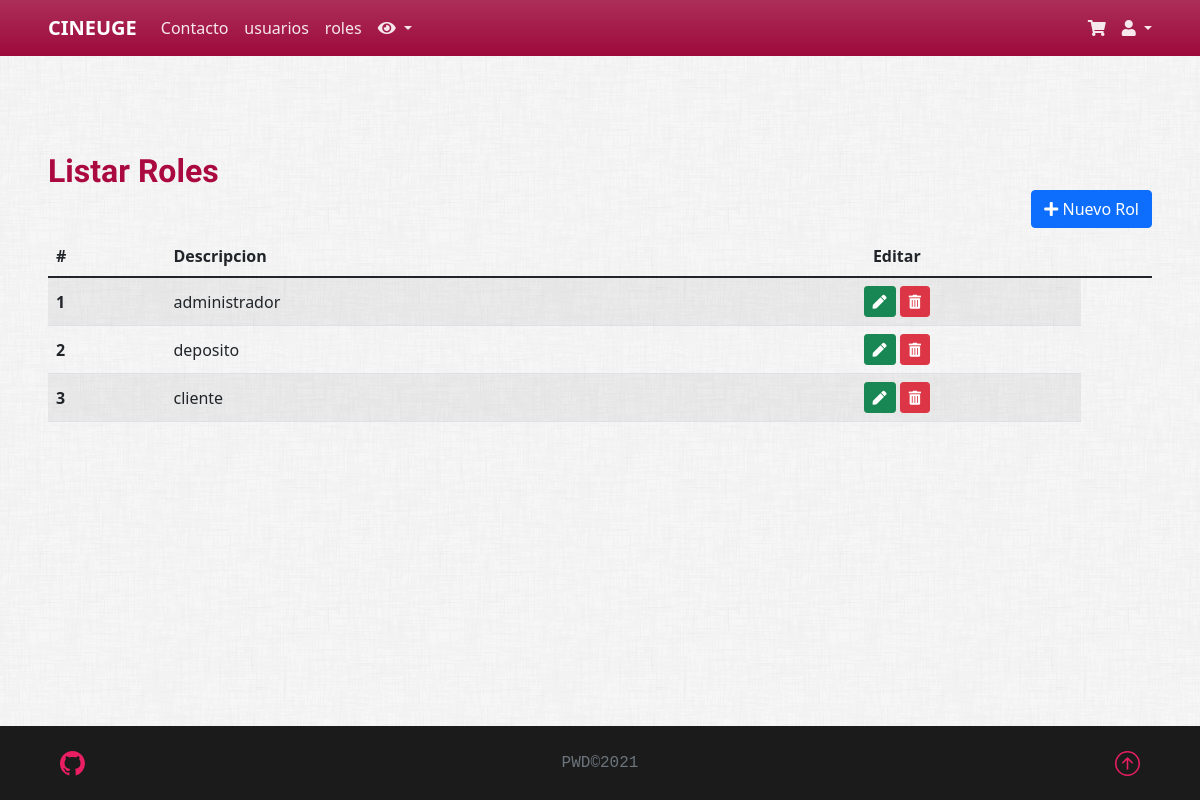
Page /vista/pages/roles/listar.php (signed in) on the committed database.
### tables this page shows
CREATE TABLE `rol` (
  `idrol` bigint(20) NOT NULL,
  `rodescripcion` varchar(50) NOT NULL
);

### Modelo/Rol.php (called while the page is built, shortened)
<?php
class Rol
{
    private $idrol;
    private $roldescripcion;
    public function __construct()
    {
        $this->idrol = "";
        $this->roldescripcion = "";
    }
    public function getidrol()
    {
        return $this->idrol;
    }
    public function getroldescripcion()
    {
        return $this->roldescripcion;
    }
    public function setidrol($valor)
    {
        $this->idrol = $valor;
    }
    public function setroldescripcion($valor)
    {
        $this->roldescripcion = $valor;
    }
    public static function listar($parametro = "")
    {
        $arreglo = array();
        $base = new BaseDatos();
        $sql = "SELECT * FROM rol ";
        if ($parametro != "") {
            $sql .= 'WHERE ' . $parametro;
        }
        $res = $base->Ejecutar($sql);
        if ($res > -1) {
            if ($res > 0) {
                while ($row = $base->Registro()) {
                    $obj = new Rol();
                    $obj->setear($row['idrol'], $row['rodescripcion']);
                    array_push($arreglo, $obj);
                }
            }
        } else {
        }
        return $arreglo;
    }
}

### Modelo/conector/BaseDatos.php (called while the page is built, shortened)
<?php
class BaseDatos extends PDO
{
    private $indice;
    private $resultado;
    public function __construct()
    {
        $this->indice = 0;
    }
    public function setSQL($e)
    {
        return "\n" . $this->sql = $e;
    }
    public function Ejecutar($sql)
    {
        if (stristr($sql, "select")) {
            $resp =  $this->EjecutarSelect($sql);
        }
        return $resp;
    }
    private function EjecutarSelect($sql)
    {
        $cant = -1;
        $resultado = parent::query($sql);
        if (!$resultado) {
            $this->analizarDebug();
        } else {
            $arregloResult = $resultado->fetchAll();
            $cant = count($arregloResult);
        }
        return $cant;
    }
    public function Registro()
    {
        $filaActual = false;
        $indiceActual = $this->getIndice();
        if ($indiceActual >= 0) {
            $filas = $this->getResultado();
            if ($indiceActual < count($filas)) {
                $filaActual =  $filas[$indiceActual];
            } else {
                $this->setIndice(-1);
            }
        }
        return $filaActual;
    }
    private function setIndice($valor)
    {
        $this->indice = $valor;
    }
    private function getIndice()
    {
        return $this->indice;
    }
    private function setResultado($valor)
    {
        $this->resultado = $valor;
    }
    private function getResultado()
    {
        return $this->resultado;
    }
}

### Control/AbmRol.php (called while the page is built, shortened)
<?php
class AbmRol
{
    public function buscar($param)
    {
        $where = " true ";
        $arreglo = Rol::listar($where);
        return $arreglo;
    }
}

### vista/pages/roles/listar.php (the view, shortened to what this page needs)
<?php
include_once("../../estructura/cabecera.php");
$objAbmRol = new AbmRol();
$listaRol = $objAbmRol->buscar(null);
?>
<h2 class="mt-5">Listar Roles</h2>
 <div class="mb-2 d-flex justify-content-end">
    <a class="btn btn-primary" href="nuevo.php" role="button"><i class="fas fa-plus"></i> Nuevo Rol</a>
  </div>
<div class="row mb-5" id="">
  <form id="Rol"  name="Rol" method="POST" action="editar.php" data-toggle="validator">
    <div class="table-responsive">
      <table class="table table-striped">
        <thead>
          <tr>
            <th scope="">#</th>
            <th scope="col">Descripcion</th>
            <th scope="col" class='text-center'>Editar <th>
          </tr>
        </thead>
        <?php
        if (count($listaRol) > 0) {
          echo '<tbody>';
          foreach ($listaRol as $objAbmRol) {
             $id =  $objAbmRol->getidrol();
             $des = $objAbmRol->getroldescripcion();
            echo '<tr class="align-middle">';
            echo '<th scope="row">' . $id. '</th>';
            echo '<td>' . $des .  '</td>';
            echo "<td  class='text-center'>
            <button type='submit' class='btn btn-success btn-sm' value=".$id." name='accion' id='accion'>
            <i class='fa fa-pen'> </i>
            </button>
            <button class='btn btn-danger btn-sm' type='submit' value=".$id." formaction='eliminar.php' name='idrol' id='idrol'>
            <i class='fas fa-trash-alt'></i>
            </button>
            ";
          }
          echo '</tbody>';
          echo '</table>';
        }
        ?>
    </div>
  </form>
</div>
<?php
include_once("../../estructura/pie.php");
?>

### vista/css/estilos.css (style rules this page uses)
body { min-height: 100vh; display: flex; flex-direction: column; background-image: url("../img/dust_scratches.png"); background-color: transparent; }
h1, h2, h3, h4, h5, h6 { margin: 0; font-family: "Kufam"; font-weight: 600; color: #ab0a41; }
.table-responsive { white-space: nowrap; }

### rows in the picture
rol: idrol "1", rodescripcion "administrador"
rol: idrol "2", rodescripcion "deposito"
rol: idrol "3", rodescripcion "cliente"
